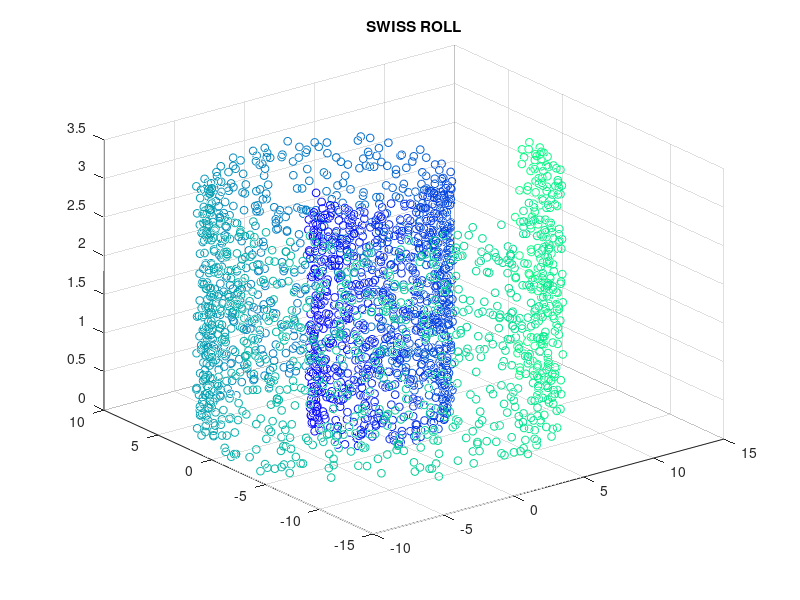
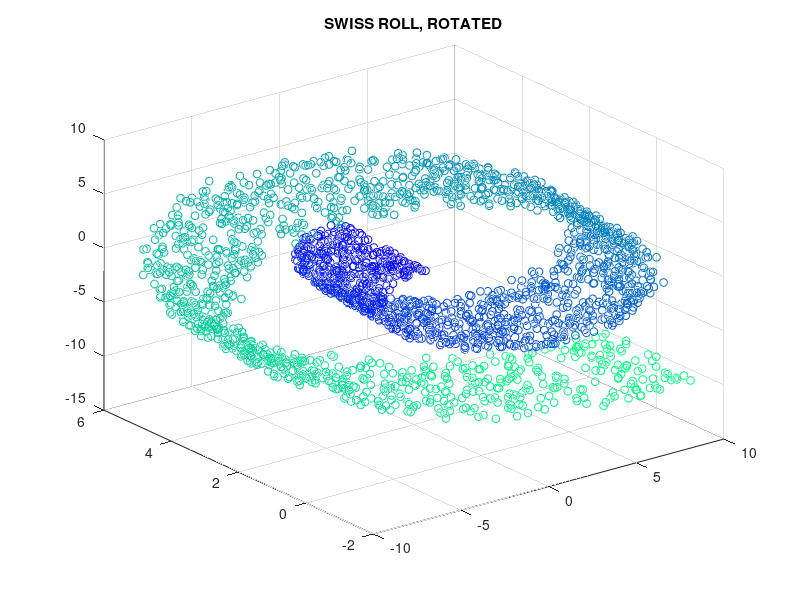

Here is the MATLAB script that generated these plots, in order: (Note: this script raises an error after producing the figures.)
%% Example 04 Using MDS in Demension Reduction of SWISS ROLL
% * create swiss roll by myself
% * wonderful result using isomap-processed distance metric
% * terrible result using Euclidean distance directly

%% *Create DATA*
if (exist('my_swiss_roll.mat', 'file') ~= 2)
    len = 2500; a = 1;
    theta = pi + 3 * pi * rand(len, 1);
    r_ = a * theta;
    r = r_ .* (0.9 + 0.1 * rand(len, 1));
    swiss_roll_val = r_;
    swiss_roll_origin = [
        r .* cos(theta), r .* sin(theta), pi * rand(len, 1), ones(len, 1)
    ];
    alpha = [pi / 4, pi / 12, -pi / 2];
    A1 = [
        cos(alpha(1)), sin(alpha(1)), 0, 0;
        sin(alpha(1)), -cos(alpha(1)), 0, 0;
        0, 0, 1, 0; 0, 0, 0, 1
    ];
    A2 = [
        cos(alpha(2)), 0, sin(alpha(2)), 0; 0, 1, 0, 0;
        sin(alpha(2)), 0, -cos(alpha(2)), 0; 0, 0, 0, 1
    ];
    A3 = [
        1, 0, 0, 0; 0, cos(alpha(3)), sin(alpha(3)), 0;
        0, sin(alpha(3)), -cos(alpha(3)), 0; 0, 0, 0, 1
    ];
    T = A1 * A2 * A3;
    swiss_roll_rotate = swiss_roll_origin * T;
    save('my_swiss_roll.mat', 'a', 'theta', 'swiss_roll_val', ...
        'len', 'swiss_roll_origin', 'swiss_roll_rotate' ...
    );
else
    load('my_swiss_roll.mat');
end

%% *Plot Original SWISS ROLL and ROTATED version*
mark_size = 32;
x = swiss_roll_origin(:, 1);
y = swiss_roll_origin(:, 2);
z = swiss_roll_origin(:, 3);
r = swiss_roll_val;
figure(1); colormap('winter');
scatter3(x, y, z, mark_size, r);
title('SWISS ROLL');
saveas(gcf, 'example04-1', 'png');

xx = swiss_roll_rotate(:, 1);
yy = swiss_roll_rotate(:, 2);
zz = swiss_roll_rotate(:, 3);
figure(2); colormap('winter');
scatter3(xx, yy, zz, mark_size, r);
title('SWISS ROLL, ROTATED');
saveas(gcf, 'example04-2', 'png');

%% *Bad Result with Naive Euclidean Distance*
% using my own function |mds(_1, _2)|
XX = [xx, yy, zz];
XX = bsxfun(@minus, XX, mean(XX));
XX = bsxfun(@rdivide, XX, std(XX));
[YY1, e] = mds(pdist(XX), 3);
fprintf('e = [%f, %f, %f]\n', e(1), e(2), e(3));
figure(3); colormap('winter');
scatter(YY1(:, 1), YY1(:, 2), mark_size, r);
title('After MDS, Using First Two Eigenvalue');
saveas(gcf, 'example04-3', 'png');

%% *Pretty Result with ISOMAP*
% using matlab function |cmdscale(_1, _2)|
geoL = @( a, phi ) ( ...
    a .* ( ...
        phi .* 0.5 .* sqrt( 1 + phi .^ 2 ) + ...
        0.5 .* log(phi + sqrt( 1 + phi .^ 2 ) ) ...
        ) ...
    );
YY2 = cmdscale(pdist([geoL(a, theta), z]));
figure(4); colormap('winter');
scatter(YY2(:, 1), YY2(:, 2), mark_size, r);
title('After ISOMAP + MDS');
saveas(gcf, 'example04-4', 'png');